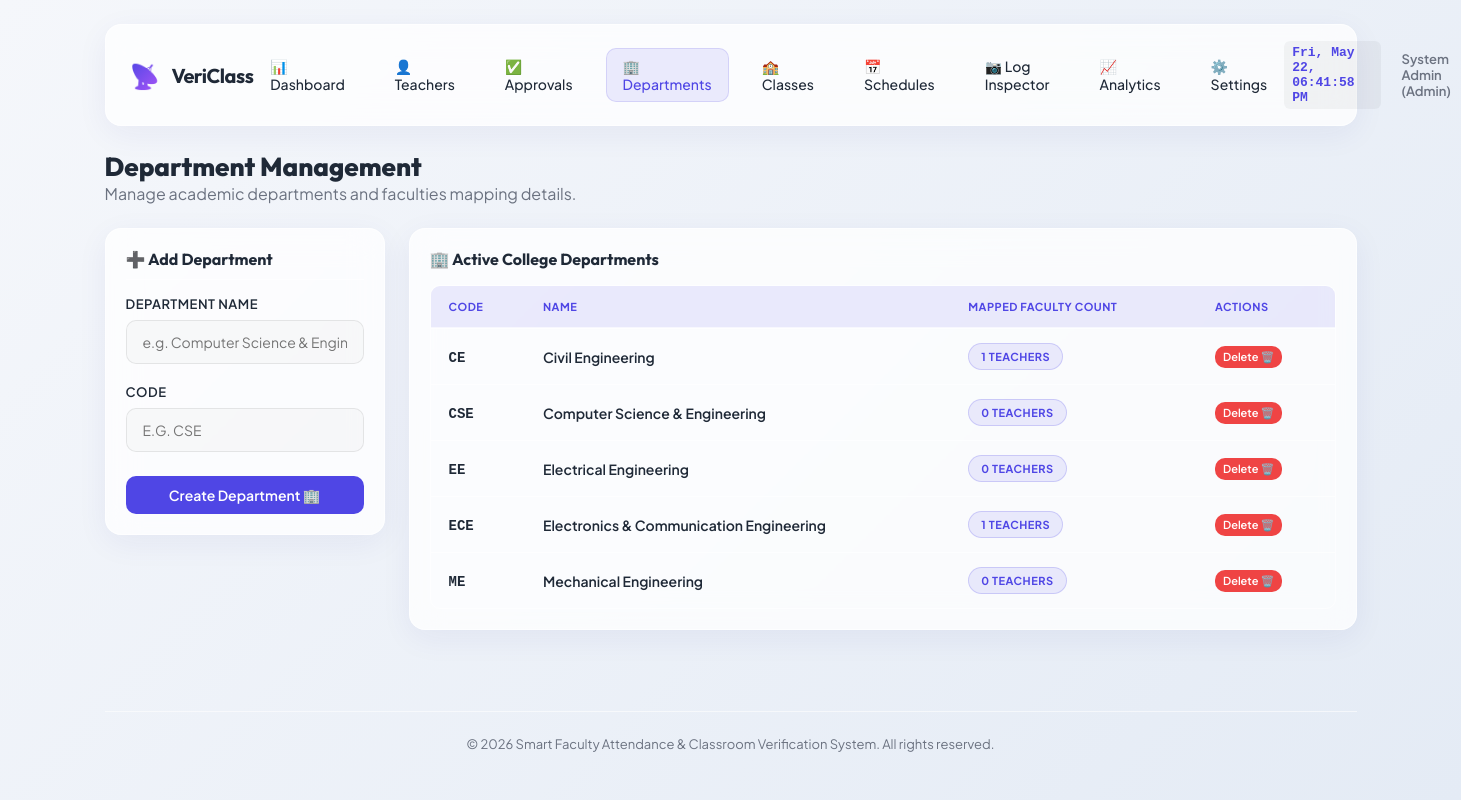
/admin/departments (signed in), run on an earlier commit of the app's database.
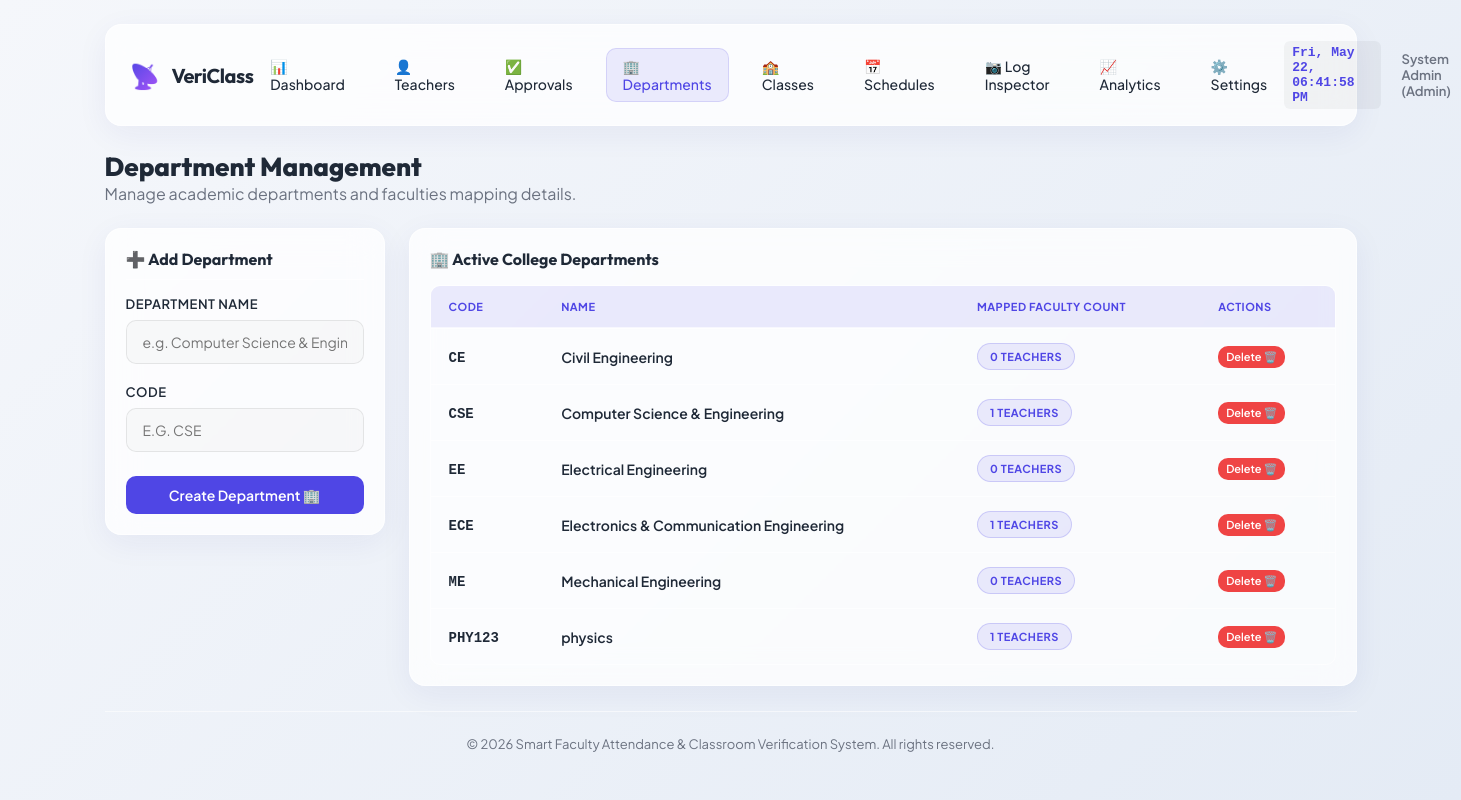
And on a later commit of the database.
### models.py (models this page shows, shortened)
class Department(db.Model):
    __tablename__ = 'departments'
    id = db.Column(db.Integer, primary_key=True)
    name = db.Column(db.String(100), unique=True, nullable=False)
    code = db.Column(db.String(20), unique=True, nullable=False) # e.g. 'CSE', 'ECE'
    teachers = db.relationship('TeacherProfile', backref='department', lazy=True)

### app.py (the view, shortened to what this page needs)
@app.route('/admin/departments', methods=['GET', 'POST'])
def admin_departments():
    if not is_logged_in() or session.get('role') != 'admin':
        flash("Access Denied.", "danger")
        return redirect(url_for('login'))
    departments = Department.query.order_by(Department.name).all()
    return render_template('admin_departments.html', departments=departments)

### app.py (called while the page is built)
def is_logged_in():
    return 'user_id' in session

### templates/admin_departments.html (shortened to what this page needs)
{% extends "base.html" %}
{% block content %}
<div style="margin-bottom: 24px;">
    <h2 style="font-family: var(--font-title); font-size: 26px; font-weight: 800;">Department Management</h2>
    <p style="color: var(--color-text-muted);">Manage academic departments and faculties mapping details.</p>
</div>
<div class="grid-sidebar">
    <div class="glass-card" style="padding: 20px; align-self: flex-start;">
        <h3 style="font-family: var(--font-title); font-size: 16px; margin-bottom: 16px; border-bottom: 1px solid var(--border-card); padding-bottom: 10px;">
            ➕ Add Department
        </h3>
        <form action="{{ url_for('admin_departments') }}" method="POST">
            <div class="form-group">
                <label class="form-label" for="name">Department Name</label>
                <input class="form-control" type="text" id="name" name="name" placeholder="e.g. Computer Science & Engineering" required>
            </div>
            <div class="form-group" style="margin-bottom: 24px;">
                <label class="form-label" for="code">Code</label>
                <input class="form-control" type="text" id="code" name="code" placeholder="e.g. CSE" required style="text-transform: uppercase;">
            </div>
            <button class="btn btn-primary" type="submit" style="width: 100%;">
                Create Department 🏢
            </button>
        </form>
    </div>
    <div class="glass-card" style="padding: 20px;">
        <h3 style="font-family: var(--font-title); font-size: 16px; margin-bottom: 16px;">🏢 Active College Departments</h3>
        <div class="table-responsive">
            <table class="custom-table">
                <thead>
                    <tr>
                        <th>Code</th>
                        <th>Name</th>
                        <th>Mapped Faculty Count</th>
                        <th>Actions</th>
                    </tr>
                </thead>
                <tbody>
                    {% if departments %}
                        {% for dept in departments %}
                            <tr>
                                <td style="font-weight: 700;"><code>{{ dept.code }}</code></td>
                                <td style="font-weight: 600;">{{ dept.name }}</td>
                                <td>
                                    <span class="badge badge-pending" style="font-size: 11px;">
                                        {{ dept.teachers|length }} Teachers
                                    </span>
                                </td>
                                <td>
                                    <form action="{{ url_for('admin_departments') }}" method="POST" style="display: inline;" onsubmit="return confirm('Delete this department? Teachers in this department will be unmapped.');">
                                        <button type="submit" class="btn btn-danger" style="padding: 4px 8px; font-size: 11px;">
                                            Delete 🗑️
                                        </button>
                                    </form>
                                </td>
                            </tr>
                        {% endfor %}
                    {% else %}
                        <tr>
                            <td colspan="4" style="text-align: center; color: var(--color-text-muted); padding: 30px;">No departments created yet.</td>
                        </tr>
                    {% endif %}
                </tbody>
            </table>
        </div>
    </div>
</div>
{% endblock %}

What changed in the data, as far as the page shows it:
computed for Department "CE": teachers|length "1" → "0"
computed for Department "CSE": teachers|length "0" → "1"
added Department: code "PHY123", name "physics", teachers|length "1"
